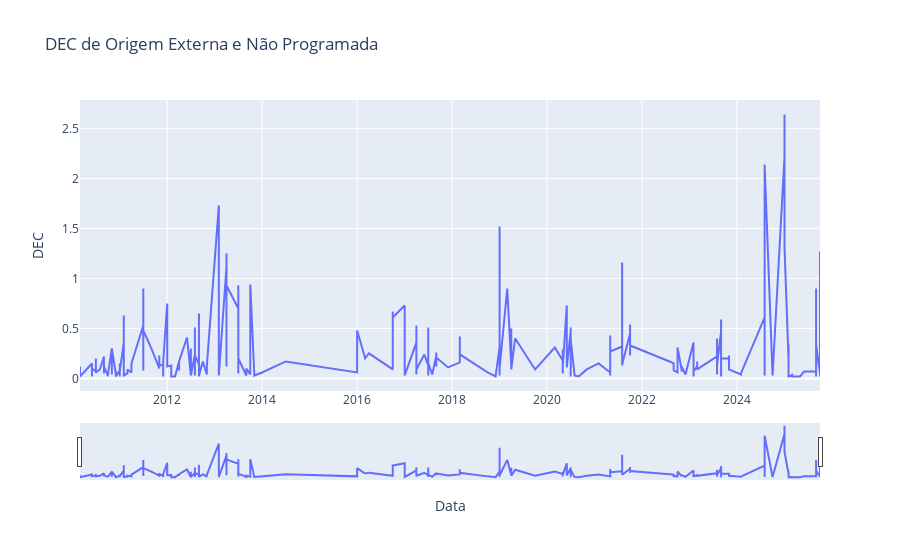

Write notebook code for a chart like this one.
### Markdown cell above
Vê-se que na ENEL parece haver menos picos de DEC, mas uma preponderância de picos mais longos que os da Eletropaulo. Ainda assim, há de se notar a abundância de valores zerados (o que é compreensível, dado que o indicador se trata de momentos externos e imprevistos). E se removermo-los?

### Code cell
# Repetindo o gráfico, mas eliminando zeros
df_com_interrupcao = dec_ext_np[dec_ext_np['DEC'] > 0.01].sort_values('Data') # Pequena tolerância para ruídos
fig = px.line(df_com_interrupcao, x='Data', y='DEC', title='DEC de Origem Externa e Não Programada')
fig.update_xaxes(rangeslider_visible=True)
fig.show()

### Figure 1 — Plotly figure (JSON) as saved in the notebook; plotly's stock layout.template omitted (floating-point values rounded to 4 significant figures; data arrays with more than 128 entries replaced by an {"elided": "..."} marker saying what was removed)
{"data": [{"hovertemplate": "Data=%{x}<br>DEC=%{y}<extra></extra>", "legendgroup": "", "line": {"color": "#636efa", "dash": "solid"}, "marker": {"symbol": "circle"}, "mode": "lines", "name": "", "orientation": "v", "showlegend": false, "type": "scatter", "x": {"elided": "502 str values"}, "xaxis": "x", "y": {"elided": "502 float values"}, "yaxis": "y"}], "layout": {"legend": {"tracegroupgap": 0}, "title": {"text": "DEC de Origem Externa e Não Programada"}, "xaxis": {"anchor": "y", "domain": [0, 1], "rangeslider": {"visible": true}, "title": {"text": "Data"}}, "yaxis": {"anchor": "x", "domain": [0, 1], "title": {"text": "DEC"}}}}
